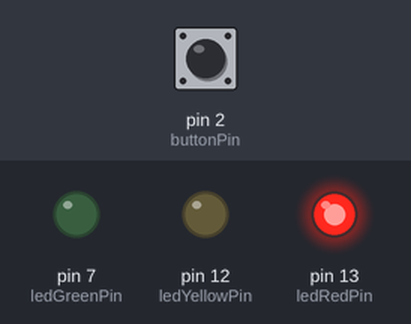
Bench run of a sketch on a simulated Arduino Uno, built with avr-gcc and run on an emulated ATmega328P. On the bench: output pins drawn as LEDs (lit = HIGH). The test bench sets the inputs (shaded band); at power-on: pin 2 (buttonPin) HIGH.

Above: at 1.2 s.
1.3 s: pin 2 (buttonPin) pulled LOW for 0.15 s
At 2.5 s:
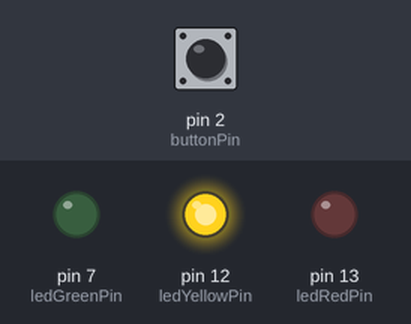
At 5.2 s:
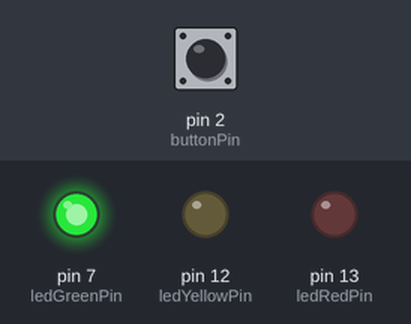
Timing chart, 0 to 7.5 s (numbered marks = the images above; inputs shaded):
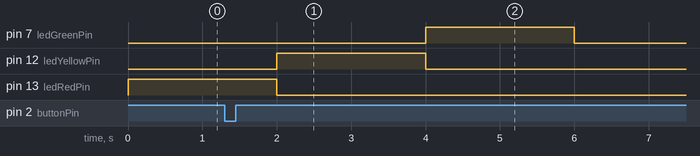

Measured:
- after the input at 1.3 s, pin 7 (ledGreenPin): goes on until 6.0 s, then stays LOW; pin 12 (ledYellowPin): goes on until 4.0 s, then stays LOW; pin 13 (ledRedPin): goes on until 2.0 s, then stays LOW

The sketch:

sketch_jul7b.ino
```cpp
//
const int ledRedPin=13;
const int ledYellowPin=12;
const int ledGreenPin=7;
const int pinGreen=11;
const int buttonPin=2;

int buttonCurrentState=0;
int buttonLastState = 0;
volatile int buttonPressCount=0;
// for case 2
volatile bool ledWord = true;

void setup()
{
  pinMode(ledRedPin, OUTPUT);
  pinMode(ledYellowPin, OUTPUT);
  pinMode(ledGreenPin, OUTPUT);

  pinMode(buttonPin, INPUT_PULLUP);
  attachInterrupt(digitalPinToInterrupt(buttonPin),handleButtonInterrupt, FALLING);

}
void handleButtonInterrupt(){
buttonPressCount++;
  if(buttonPressCount == 4 ){
	buttonPressCount = 0;
}
  // only for case 2
  ledWord = false;

}

void caseOne(){
  // change color by press button
	if(buttonPressCount == 1){
    	digitalWrite(ledRedPin, HIGH);
        digitalWrite(ledYellowPin, LOW);
        digitalWrite(ledGreenPin, LOW);
    }
    else if(buttonPressCount == 2){
    	digitalWrite(ledRedPin, LOW);
        digitalWrite(ledYellowPin, HIGH);
        digitalWrite(ledGreenPin, LOW);
    }
    else if(buttonPressCount == 3){
    	digitalWrite(ledRedPin, LOW);
        digitalWrite(ledYellowPin, LOW);
        digitalWrite(ledGreenPin, HIGH);
  	}else if(buttonPressCount == 0){
  		// 4 press all low
    	digitalWrite(ledRedPin, LOW);
        digitalWrite(ledYellowPin, LOW);
        digitalWrite(ledGreenPin, LOW);
  	}
}

void caseTwo(){
// he program will turn LEDs on and off one by one in a loop until the button is pressed.
  while(ledWord){
  	digitalWrite(ledRedPin, HIGH);
    digitalWrite(ledYellowPin, LOW);
    digitalWrite(ledGreenPin, LOW);
    delay(2000);

    digitalWrite(ledRedPin, LOW);
    digitalWrite(ledYellowPin, HIGH);
    digitalWrite(ledGreenPin, LOW);
    delay(2000);

    digitalWrite(ledRedPin, LOW);
    digitalWrite(ledYellowPin, LOW);
    digitalWrite(ledGreenPin, HIGH);
    delay(2000);
  }

  digitalWrite(ledRedPin, LOW);
  digitalWrite(ledYellowPin, LOW);
  digitalWrite(ledGreenPin, LOW);

}

void loop()
{
// please uncomment one method and comment another
  //caseOne();
  caseTwo();
}
```
